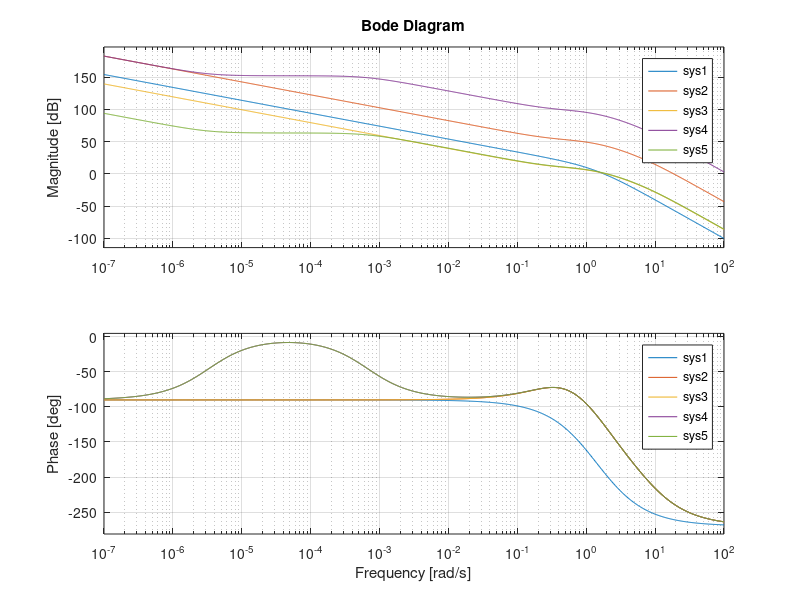

Reproduce this figure in MATLAB.
s=tf('s');
sys1 = 10/(s*(s+1)*(s+2));
%bode(sys1)
lead = (8/0.3)*((s/0.3+1)/(s/8+1));
sys2 = sys1*lead;
%bode(sys2,sys1)
%legend('sys2', 'sys1');
sys3 = sys2*0.007;
%bode(sys1,sys2,sys3)
%legend('sys1','sys2', 'sys3');
lag = (1+300000*s)/(1+1500*s);
sys4 = sys2*lag;
%bode(sys1,sys2,sys4)
%legend('sys1','sys2','sys4');
sys5 = (1/27000)*sys4;
bode(sys1,sys2,sys3,sys4,sys5)
legend('sys1','sys2','sys3','sys4','sys5');
